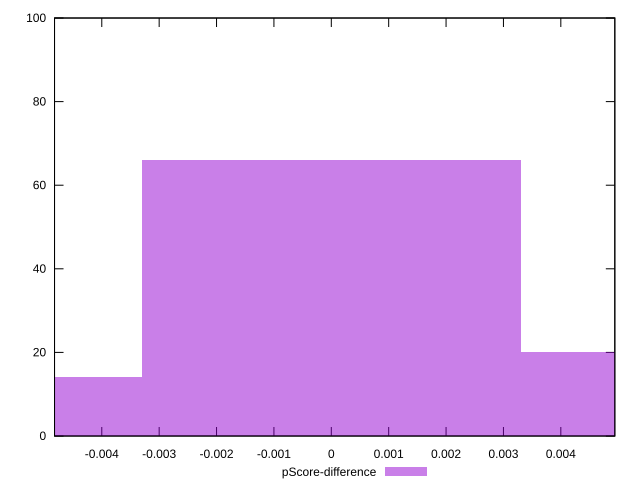

Source code (gnuplot):
reset

$pScoreDifference <<EOF
0.006596242386294518 20
0 66
-0.006596242386294518 14
EOF

set key outside below
set boxwidth 0.006596242386294518
set xrange [-0.0048235294117647265:0.004941176470588227]
set yrange [0:100]
set trange [0:100]
set style fill transparent solid 0.5 noborder
set terminal svg size 640, 490 enhanced background rgb 'white'
set output "report_00009_2021-02-08T22-37-41.559Z/render-blocking-resources/samples/pages/pScore-difference/histogram.svg"

plot $pScoreDifference title "pScore-difference" with boxes

reset
